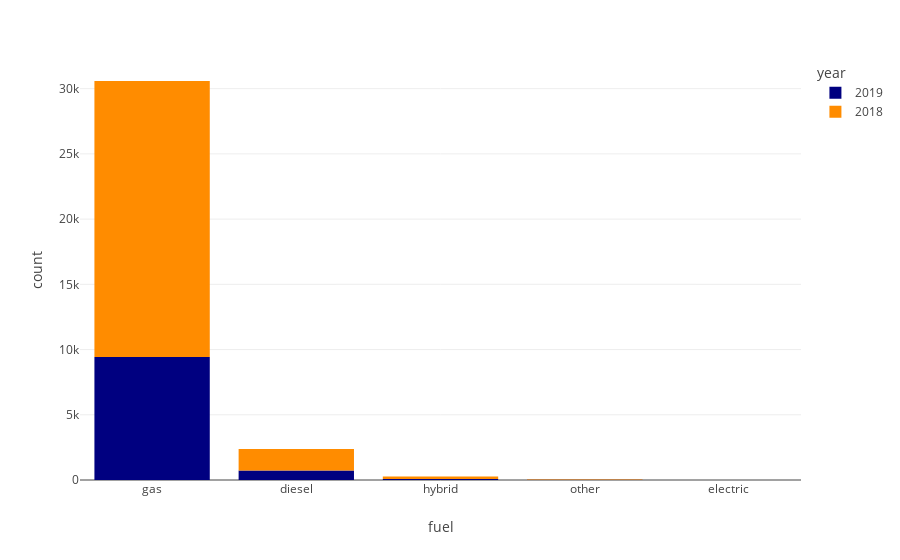

The cell this chart's notebook holds for it:
### Markdown cell above
Car Purchasing Behavior

### Code cell
fuel_fig= px.histogram(df_clean, x='fuel',
                      color = 'year',
                      color_discrete_sequence = ['navy', 'darkorange']
                      )
fuel_fig.show()

### Figure 1 — Plotly figure (JSON) as saved in the notebook; plotly's stock layout.template omitted (floating-point values rounded to 4 significant figures; data arrays with more than 128 entries replaced by an {"elided": "..."} marker saying what was removed)
{"data": [{"alignmentgroup": "True", "bingroup": "x", "hovertemplate": "year=2019<br>fuel=%{x}<br>count=%{y}<extra></extra>", "legendgroup": "2019", "marker": {"color": "navy", "pattern": {"shape": ""}}, "name": "2019", "offsetgroup": "2019", "orientation": "v", "showlegend": true, "type": "histogram", "x": {"elided": "10257 str values"}, "xaxis": "x", "yaxis": "y"}, {"alignmentgroup": "True", "bingroup": "x", "hovertemplate": "year=2018<br>fuel=%{x}<br>count=%{y}<extra></extra>", "legendgroup": "2018", "marker": {"color": "darkorange", "pattern": {"shape": ""}}, "name": "2018", "offsetgroup": "2018", "orientation": "v", "showlegend": true, "type": "histogram", "x": {"elided": "23049 str values"}, "xaxis": "x", "yaxis": "y"}], "layout": {"barmode": "relative", "legend": {"title": {"text": "year"}, "tracegroupgap": 0}, "margin": {"t": 60}, "xaxis": {"anchor": "y", "domain": [0, 1], "title": {"text": "fuel"}}, "yaxis": {"anchor": "x", "domain": [0, 1], "title": {"text": "count"}}}}
